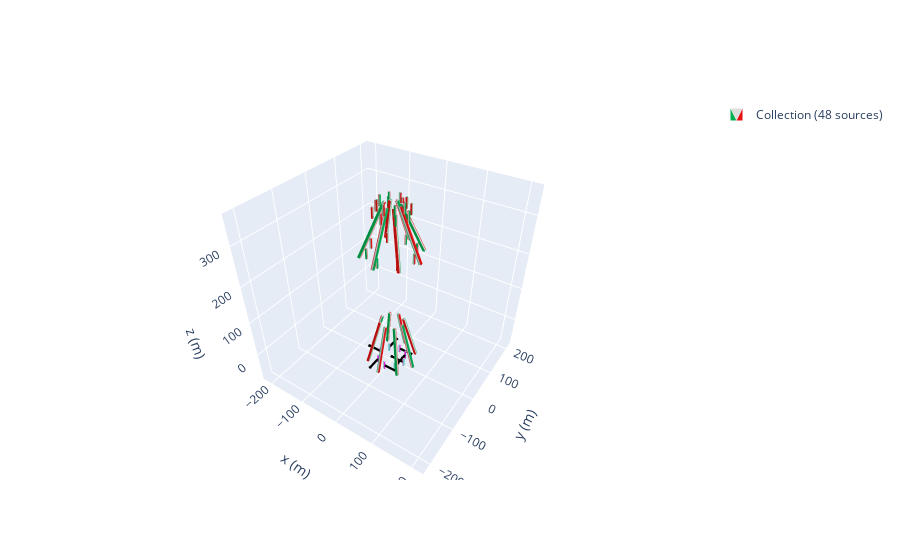

This figure's notebook cell:
### Code cell
zeeman_prof = magpy.Collection()
j = 0
n = 8
a = -85
c = -15 #angle of first bar
d =  24#angle of second bar
b = 100
mystyle = mstyle = dict(
    mode="color+arrow",
    color=dict(north="magenta", middle="white", south="turquoise"),
    arrow=dict(width=2, color="k")
)
angles = np.linspace(0, 360, n, endpoint=False)
for i in angles:
    cube1= magpy.magnet.Cuboid(
    dimension=(6,6,128),
    polarization=(-(1.080),0,0),
    position=(130+a,0,-10))
    cube2 = magpy.magnet.Cuboid(dimension= (4,4,25),
    polarization=(-1.17,0,0),
    position=(120+a,0,-70),style_magnetization = mystyle)
    cube3= magpy.magnet.Cuboid(
    dimension=(6,6,128),
    polarization=(1.08,0,0),
    position=(130+a,0,200+b),
  )
    cube4 = magpy.magnet.Cuboid(dimension= (4,4,25),
    polarization=(1.17,0,0),
    position=(140+a,0,55+94+b),
    )


    cube5 = magpy.magnet.Cuboid(dimension= (4,4,25),
    polarization=(-1.17,0,0),
    position=(125+a,0,150+94+b))

    cube6 = magpy.magnet.Cuboid(dimension= (4,4,25),
    polarization=(-1.17,0,0),
    position=(115+a,0,165+94+b),
)
   


    cube1.rotate_from_angax(i, 'z')
    cube1.rotate_from_angax(c, 'y',)
    cube1.rotate_from_angax(i, 'z', anchor=0)
 
 
    cube2.rotate_from_angax(i, 'z',anchor = 0)
    cube2.rotate_from_angax(i, 'z')
    cube3.rotate_from_angax(i, 'z', anchor=0)
    cube3.rotate_from_angax(-d, 'y')
    cube3.rotate_from_angax(i, 'z')
  
    cube4.rotate_from_angax(i, 'z', anchor=0)
    cube4.rotate_from_angax(i, 'z')
    cube5.rotate_from_angax(i, 'z', anchor=0)
    cube5.rotate_from_angax(i, 'z')
    cube6.rotate_from_angax(i, 'z', anchor=0)
    cube6.rotate_from_angax(i, 'z')

    zeeman_prof.add(cube1)
    zeeman_prof.add(cube2)
    zeeman_prof.add(cube3)
    zeeman_prof.add(cube4)
    zeeman_prof.add(cube5)
    zeeman_prof.add(cube6)
    j = j+1
magpy.show(zeeman_prof, backend='plotly')

### Figure 1 — Plotly figure (JSON) as saved in the notebook; plotly's stock layout.template omitted (floating-point values rounded to 4 significant figures; data arrays with more than 128 entries replaced by an {"elided": "..."} marker saying what was removed)
{"data": [{"color": "#2e91e5", "colorscale": [[0, "#00b050"], [0.16, "#00b050"], [0.26, "#dddddd"], [0.74, "#dddddd"], [0.84, "#e71111"], [1, "#e71111"]], "i": {"elided": "480 int values"}, "intensity": {"elided": "320 int values"}, "j": {"elided": "480 int values"}, "k": {"elided": "480 int values"}, "legendgroup": "Collection(id=2464038454528)", "name": "Collection (48 sources)", "opacity": 1, "showlegend": true, "showscale": false, "type": "mesh3d", "x": {"elided": "320 float values"}, "y": {"elided": "320 float values"}, "z": {"elided": "320 float values"}}, {"color": "#2e91e5", "colorscale": [[0, "turquoise"], [0.16, "turquoise"], [0.26, "white"], [0.74, "white"], [0.84, "magenta"], [1, "magenta"]], "i": [7, 0, 0, 0, 4, 4, 2, 6, 4, 0, 3, 7, 15, 8, 8, 8, 12, 12, 10, 14, 12, 8, 11, 15, 23, 16, 16, 16, 20, 20, 18, 22, 20, 16, 19, 23, 31, 24, 24, 24, 28, 28, 26, 30, 28, 24, 27, 31, 39, 32, 32, 32, 36, 36, 34, 38, 36, 32, 35, 39, 47, 40, 40, 40, 44, 44, 42, 46, 44, 40, 43, 47, 55, 48, 48, 48, 52, 52, 50, 54, 52, 48, 51, 55, 63, 56, 56, 56, 60, 60, 58, 62, 60, 56, 59, 63], "intensity": [1, 1, 0, 0, 1, 1, 0, 0, 1, 1, 0, 0, 1, 1, 0, 0, 1, 1, 0, 0, 1, 1, 0, 0, 1, 1, 0, 0, 1, 1, 0, 0, 1, 1, 0, 0, 1, 1, 0, 0, 1, 1, 0, 0, 1, 1, 0, 0, 1, 1, 0, 0, 1, 1, 0, 0, 1, 1, 0, 0, 1, 1, 0, 0], "j": [0, 7, 1, 2, 6, 7, 1, 2, 5, 5, 2, 2, 8, 15, 9, 10, 14, 15, 9, 10, 13, 13, 10, 10, 16, 23, 17, 18, 22, 23, 17, 18, 21, 21, 18, 18, 24, 31, 25, 26, 30, 31, 25, 26, 29, 29, 26, 26, 32, 39, 33, 34, 38, 39, 33, 34, 37, 37, 34, 34, 40, 47, 41, 42, 46, 47, 41, 42, 45, 45, 42, 42, 48, 55, 49, 50, 54, 55, 49, 50, 53, 53, 50, 50, 56, 63, 57, 58, 62, 63, 57, 58, 61, 61, 58, 58], "k": [3, 4, 2, 3, 5, 6, 5, 5, 0, 1, 7, 6, 11, 12, 10, 11, 13, 14, 13, 13, 8, 9, 15, 14, 19, 20, 18, 19, 21, 22, 21, 21, 16, 17, 23, 22, 27, 28, 26, 27, 29, 30, 29, 29, 24, 25, 31, 30, 35, 36, 34, 35, 37, 38, 37, 37, 32, 33, 39, 38, 43, 44, 42, 43, 45, 46, 45, 45, 40, 41, 47, 46, 51, 52, 50, 51, 53, 54, 53, 53, 48, 49, 55, 54, 59, 60, 58, 59, 61, 62, 61, 61, 56, 57, 63, 62], "legendgroup": "Collection(id=2464038454528)", "name": "Collection (48 sources)", "opacity": 1, "showlegend": false, "showscale": false, "type": "mesh3d", "x": [33, 33, 37, 37, 33, 33, 37, 37, 26.75, 22.75, 22.75, 26.75, 26.75, 22.75, 22.75, 26.75, 2.0, 2.0, -2.0, -2.0, 2.0, 2.0, -2.0, -2.0, -26.75, -22.75, -22.75, -26.75, -26.75, -22.75, -22.75, -26.75, -37, -37, -33, -33, -37, -37, -33, -33, -22.75, -26.75, -26.75, -22.75, -22.75, -26.75, -26.75, -22.75, 2.0, 2.0, -2.0, -2.0, 2.0, 2.0, -2.0, -2.0, 22.75, 26.75, 26.75, 22.75, 22.75, 26.75, 26.75, 22.75], "y": [-2, 2, 2, -2, -2, 2, 2, -2, 22.75, 22.75, 26.75, 26.75, 22.75, 22.75, 26.75, 26.75, 37, 33, 33, 37, 37, 33, 33, 37, 26.75, 26.75, 22.75, 22.75, 26.75, 26.75, 22.75, 22.75, -2.0, 2.0, 2.0, -2.0, -2.0, 2.0, 2.0, -2.0, -26.75, -26.75, -22.75, -22.75, -26.75, -26.75, -22.75, -22.75, -33, -37, -37, -33, -33, -37, -37, -33, -22.75, -22.75, -26.75, -26.75, -22.75, -22.75, -26.75, -26.75], "z": [-82.5, -82.5, -82.5, -82.5, -57.5, -57.5, -57.5, -57.5, -82.5, -82.5, -82.5, -82.5, -57.5, -57.5, -57.5, -57.5, -82.5, -82.5, -82.5, -82.5, -57.5, -57.5, -57.5, -57.5, -82.5, -82.5, -82.5, -82.5, -57.5, -57.5, -57.5, -57.5, -82.5, -82.5, -82.5, -82.5, -57.5, -57.5, -57.5, -57.5, -82.5, -82.5, -82.5, -82.5, -57.5, -57.5, -57.5, -57.5, -82.5, -82.5, -82.5, -82.5, -57.5, -57.5, -57.5, -57.5, -82.5, -82.5, -82.5, -82.5, -57.5, -57.5, -57.5, -57.5]}, {"legendgroup": "Collection(id=2464038454528)", "line": {"color": "black", "dash": "solid", "width": 4.4}, "mode": "lines", "name": "Collection (48 sources)", "opacity": 1, "showlegend": false, "type": "scatter3d", "x": [null, 35, -2.5, 1.25, -2.5, 1.25, -2.5, -2.5, null, 24.75, 24.75, 27.0, 24.75, 22.5, 24.75, 24.75, null, 7.772e-15, 37.5, 33.75, 37.5, 33.75, 37.5, 37.5, null, -24.75, -24.75, -27.0, -24.75, -22.5, -24.75, -24.75, null, -35, -72.5, -68.75, -72.5, -68.75, -72.5, -72.5, null, -24.75, -24.75, -22.5, -24.75, -27.0, -24.75, -24.75, null, -7.772e-15, 37.5, 33.75, 37.5, 33.75, 37.5, 37.5, null, 24.75, 24.75, 22.5, 24.75, 27.0, 24.75, 24.75], "y": [null, 0, 8.327e-15, -2.25, 8.327e-15, 2.25, 8.327e-15, 8.327e-15, null, 24.75, -12.75, -9.001, -12.75, -9.001, -12.75, -12.75, null, 35, 35.0, 37.25, 35.0, 32.75, 35.0, 35.0, null, 24.75, 62.25, 58.5, 62.25, 58.5, 62.25, 62.25, null, 4.286e-15, 2.18e-14, -2.25, 2.18e-14, 2.25, 2.18e-14, 2.18e-14, null, -24.75, -62.25, -58.5, -62.25, -58.5, -62.25, -62.25, null, -35, -35.0, -32.75, -35.0, -37.25, -35.0, -35.0, null, -24.75, 12.75, 9.001, 12.75, 9.001, 12.75, 12.75], "z": [null, -70, -70, -70, -70, -70, -70, -70, null, -70, -70, -70, -70, -70, -70, -70, null, -70, -70, -70, -70, -70, -70, -70, null, -70, -70, -70, -70, -70, -70, -70, null, -70, -70, -70, -70, -70, -70, -70, null, -70, -70, -70, -70, -70, -70, -70, null, -70, -70, -70, -70, -70, -70, -70, null, -70, -70, -70, -70, -70, -70, -70]}], "layout": {"legend": {"itemsizing": "constant"}, "scene": {"aspectmode": "manual", "aspectratio": {"x": 1, "y": 1, "z": 1}, "camera": {"eye": {"x": 1, "y": -1.5, "z": 1.4}}, "xaxis": {"autorange": false, "range": [-227, 227], "title": {"text": "x (m)"}}, "yaxis": {"autorange": false, "range": [-227, 227], "title": {"text": "y (m)"}}, "zaxis": {"autorange": false, "range": [-82.5, 371.5], "title": {"text": "z (m)"}}}}}
